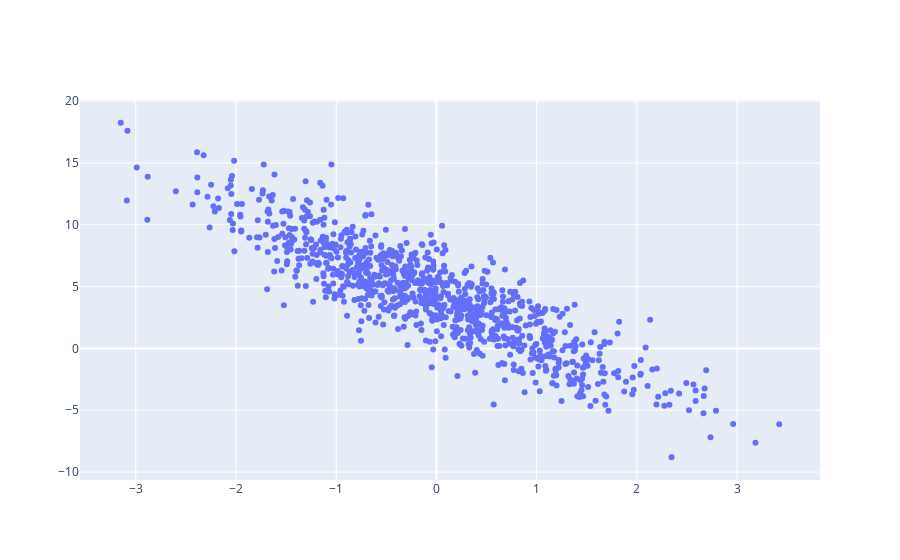

Notebook code cell kept with this figure:
### Code cell
scatter = go.Scatter(x=features[:,1],y=labels,mode='markers')
fig = go.Figure(scatter)
fig.show()

### Figure 1 — Plotly figure (JSON) as saved in the notebook; plotly's stock layout.template omitted (floating-point values rounded to 4 significant figures; data arrays with more than 128 entries replaced by an {"elided": "..."} marker saying what was removed)
{"data": [{"mode": "markers", "type": "scatter", "x": {"elided": "1000 float values"}, "y": {"elided": "1000 float values"}}], "layout": {}}
